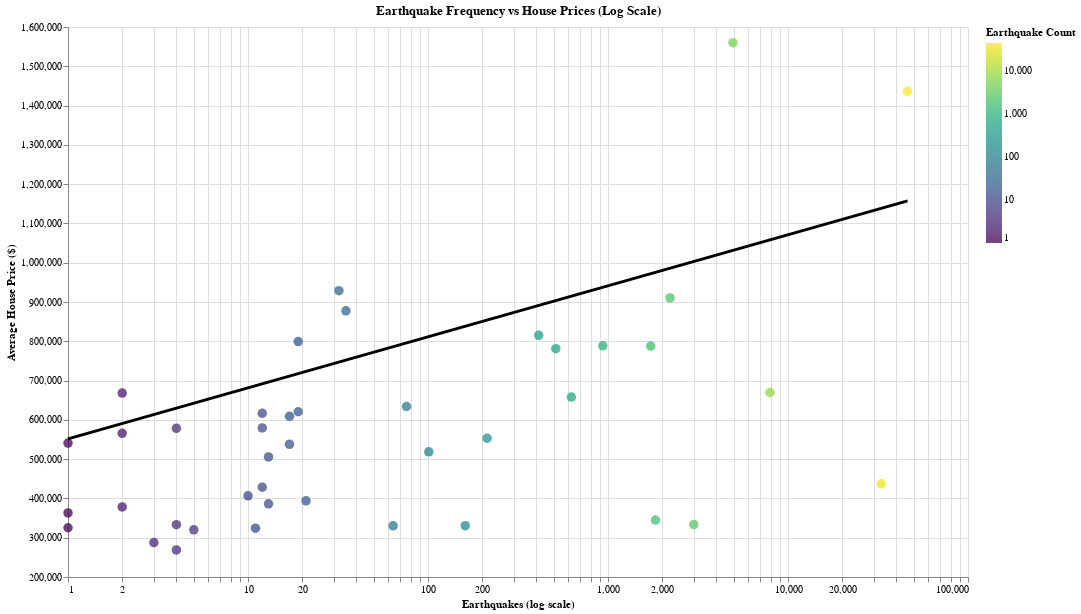

Source (notebook cell):
### Markdown cell above
## 🔎 Analyse de la Relation entre l’Activité Sismique et les Prix Immobiliers  
### Une visualisation combinant échelle logarithmique, intensité sismique et tendance générale

Cette visualisation explore comment le nombre de séismes dans un État américain est associé au prix médian de l’immobilier.  
Elle combine plusieurs éléments complémentaires :

- **Scatter plot** : chaque point représente un État pour l’année sélectionnée.  
- **Échelle logarithmique sur l’axe des X** : permet de visualiser correctement des niveaux de sismicité très différents (de 1 à plusieurs centaines).  
- **Couleur continue (Viridis)** : encode l’intensité des séismes, renforçant la lecture des variations.  
- **Regression Linéaire** : une tendance linéaire qui met en évidence la relation générale.  

L’objectif final est d’offrir une lecture claire, équilibrée et robuste de la relation potentielle entre l’activité sismique et les prix domiciliaires, malgré la grande variabilité des États.

### Code cell
# Filter out invalid values
df_corr = agg_state_year_chosen[
    (agg_state_year_chosen["n_earthquakes"] > 0) &
    (agg_state_year_chosen["avg_price"] > 0)
].copy()

# Ensure numeric
df_corr["n_earthquakes"] = pd.to_numeric(df_corr["n_earthquakes"], errors="coerce")
df_corr["avg_price"] = pd.to_numeric(df_corr["avg_price"], errors="coerce")

# Color scale
color_scale = alt.Scale(type="log", scheme="viridis")

scatter = (
    alt.Chart(df_corr)
    .mark_circle(size=90, opacity=0.75)
    .encode(
        x=alt.X("n_earthquakes:Q", title="Earthquakes (log scale)", scale=alt.Scale(type="log")),
        y=alt.Y("avg_price:Q", title="Average House Price ($)", scale=alt.Scale(zero=False)),
        color=alt.Color("n_earthquakes:Q", title="Earthquake Count", scale=color_scale,
                        legend=alt.Legend(labelExpr="datum.label")),
        tooltip=[
            alt.Tooltip("state:N"),
            alt.Tooltip("n_earthquakes:Q", title="Earthquakes"),
            alt.Tooltip("avg_price:Q", title="Avg Price ($)")
        ]
    )
)

smooth = (
    alt.Chart(df_corr)
    .transform_regression("n_earthquakes", "avg_price", method="linear")
    .mark_line(color="black", size=3)
    .encode(
        x=alt.X("n_earthquakes:Q", scale=alt.Scale(type="log")),
        y="avg_price:Q"
    )
)

correlation = (scatter + smooth).properties(
    width=900,
    height=550,
    title="Earthquake Frequency vs House Prices (Log Scale)"
)

correlation

### Figure 1 — Vega-Lite specification as saved in the notebook (floating-point values rounded to 4 significant figures)
{"config": {"view": {"continuousWidth": 300, "continuousHeight": 300}}, "layer": [{"mark": {"type": "circle", "opacity": 0.75, "size": 90}, "encoding": {"color": {"field": "n_earthquakes", "legend": {"labelExpr": "datum.label"}, "scale": {"scheme": "viridis", "type": "log"}, "title": "Earthquake Count", "type": "quantitative"}, "tooltip": [{"field": "state", "type": "nominal"}, {"field": "n_earthquakes", "title": "Earthquakes", "type": "quantitative"}, {"field": "avg_price", "title": "Avg Price ($)", "type": "quantitative"}], "x": {"field": "n_earthquakes", "scale": {"type": "log"}, "title": "Earthquakes (log scale)", "type": "quantitative"}, "y": {"field": "avg_price", "scale": {"zero": false}, "title": "Average House Price ($)", "type": "quantitative"}}}, {"mark": {"type": "line", "color": "black", "size": 3}, "encoding": {"x": {"field": "n_earthquakes", "scale": {"type": "log"}, "type": "quantitative"}, "y": {"field": "avg_price", "type": "quantitative"}}, "transform": [{"on": "n_earthquakes", "regression": "avg_price", "method": "linear"}]}], "data": {"name": "data-2e8964e44c16abbcbcf9358122234f57"}, "height": 550, "title": "Earthquake Frequency vs House Prices (Log Scale)", "width": 900, "$schema": "https://vega.github.io/schema/vega-lite/v5.20.1.json", "datasets": {"data-2e8964e44c16abbcbcf9358122234f57": [{"state": "Alabama", "state_fips": 1, "year": 2015, "n_earthquakes": 21.0, "avg_magnitude": 2.38, "max_magnitude": 3.5, "avg_depth": 2.761, "n_properties": 217.0, "avg_price": 393900.0, "median_price": 285000.0, "avg_bedrooms": 3.53, "avg_bathrooms": 2.719}, {"state": "Alaska", "state_fips": 2, "year": 2015, "n_earthquakes": 32970.0, "avg_magnitude": 1.569, "max_magnitude": 6.8, "avg_depth": 40.96, "n_properties": 24.0, "avg_price": 437300.0, "median_price": 372200.0, "avg_bedrooms": 3.333, "avg_bathrooms": 2.667}, {"state": "Arizona", "state_fips": 4, "year": 2015, "n_earthquakes": 76.0, "avg_magnitude": 1.918, "max_magnitude": 4.0, "avg_depth": 10.58, "n_properties": 749.0, "avg_price": 634000.0, "median_price": 460000.0, "avg_bedrooms": 3.192, "avg_bathrooms": 2.479}, {"state": "Arkansas", "state_fips": 5, "year": 2015, "n_earthquakes": 64.0, "avg_magnitude": 2.095, "max_magnitude": 2.98, "avg_depth": 5.324, "n_properties": 167.0, "avg_price": 330200.0, "median_price": 240000.0, "avg_bedrooms": 3.24, "avg_bathrooms": 2.371}, {"state": "California", "state_fips": 6, "year": 2015, "n_earthquakes": 46150.0, "avg_magnitude": 0.966, "max_magnitude": 5.72, "avg_depth": 5.768, "n_properties": 2420.0, "avg_price": 1437000.0, "median_price": 761200.0, "avg_bedrooms": 3.501, "avg_bathrooms": 2.879}, {"state": "Colorado", "state_fips": 8, "year": 2015, "n_earthquakes": 32.0, "avg_magnitude": 2.954, "max_magnitude": 3.9, "avg_depth": 3.545, "n_properties": 567.0, "avg_price": 928700.0, "median_price": 619500.0, "avg_bedrooms": 3.66, "avg_bathrooms": 3.039}, {"state": "Connecticut", "state_fips": 9, "year": 2015, "n_earthquakes": 19.0, "avg_magnitude": 1.618, "max_magnitude": 3.3, "avg_depth": 4.702, "n_properties": 244.0, "avg_price": 620600.0, "median_price": 387000.0, "avg_bedrooms": 3.627, "avg_bathrooms": 2.709}, {"state": "Georgia", "state_fips": 13, "year": 2015, "n_earthquakes": 13.0, "avg_magnitude": 2.616, "max_magnitude": 4.4, "avg_depth": 10.02, "n_properties": 437.0, "avg_price": 505700.0, "median_price": 387000.0, "avg_bedrooms": 3.73, "avg_bathrooms": 3.05}, {"state": "Hawaii", "state_fips": 15, "year": 2015, "n_earthquakes": 4944.0, "avg_magnitude": 1.427, "max_magnitude": 5.2, "avg_depth": 6.816, "n_properties": 137.0, "avg_price": 1560000.0, "median_price": 889000.0, "avg_bedrooms": 2.971, "avg_bathrooms": 2.46}, {"state": "Idaho", "state_fips": 16, "year": 2015, "n_earthquakes": 513.0, "avg_magnitude": 2.018, "max_magnitude": 5.0, "avg_depth": 7.825, "n_properties": 84.0, "avg_price": 781200.0, "median_price": 607000.0, "avg_bedrooms": 3.631, "avg_bathrooms": 2.452}, {"state": "Illinois", "state_fips": 17, "year": 2015, "n_earthquakes": 10.0, "avg_magnitude": 2.381, "max_magnitude": 3.4, "avg_depth": 12.32, "n_properties": 789.0, "avg_price": 406500.0, "median_price": 289000.0, "avg_bedrooms": 3.426, "avg_bathrooms": 2.63}, {"state": "Indiana", "state_fips": 18, "year": 2015, "n_earthquakes": 1.0, "avg_magnitude": 2.33, "max_magnitude": 2.33, "avg_depth": 16.75, "n_properties": 332.0, "avg_price": 325300.0, "median_price": 259900.0, "avg_bedrooms": 3.328, "avg_bathrooms": 2.416}, {"state": "Kansas", "state_fips": 20, "year": 2015, "n_earthquakes": 1835.0, "avg_magnitude": 1.966, "max_magnitude": 4.1, "avg_depth": 5.055, "n_properties": 159.0, "avg_price": 344900.0, "median_price": 300000.0, "avg_bedrooms": 3.629, "avg_bathrooms": 2.843}, {"state": "Kentucky", "state_fips": 21, "year": 2015, "n_earthquakes": 11.0, "avg_magnitude": 2.414, "max_magnitude": 2.82, "avg_depth": 14.11, "n_properties": 284.0, "avg_price": 324400.0, "median_price": 265000.0, "avg_bedrooms": 3.313, "avg_bathrooms": 2.412}, {"state": "Maine", "state_fips": 23, "year": 2015, "n_earthquakes": 35.0, "avg_magnitude": 1.726, "max_magnitude": 2.5, "avg_depth": 4.771, "n_properties": 23.0, "avg_price": 877500.0, "median_price": 379900.0, "avg_bedrooms": 3.522, "avg_bathrooms": 2.435}, {"state": "Maryland", "state_fips": 24, "year": 2015, "n_earthquakes": 1.0, "avg_magnitude": 1.91, "max_magnitude": 1.91, "avg_depth": 7.0, "n_properties": 444.0, "avg_price": 540800.0, "median_price": 419900.0, "avg_bedrooms": 3.626, "avg_bathrooms": 3.09}, {"state": "Massachusetts", "state_fips": 25, "year": 2015, "n_earthquakes": 2.0, "avg_magnitude": 1.65, "max_magnitude": 1.8, "avg_depth": 5.31, "n_properties": 12.0, "avg_price": 668200.0, "median_price": 498500.0, "avg_bedrooms": 3.917, "avg_bathrooms": 2.833}, {"state": "Michigan", "state_fips": 26, "year": 2015, "n_earthquakes": 4.0, "avg_magnitude": 3.075, "max_magnitude": 4.2, "avg_depth": 2.37, "n_properties": 508.0, "avg_price": 333300.0, "median_price": 229900.0, "avg_bedrooms": 3.425, "avg_bathrooms": 2.283}, {"state": "Minnesota", "state_fips": 27, "year": 2015, "n_earthquakes": 12.0, "avg_magnitude": 2.575, "max_magnitude": 2.8, "avg_depth": 0.0, "n_properties": 552.0, "avg_price": 428600.0, "median_price": 349900.0, "avg_bedrooms": 3.453, "avg_bathrooms": 2.498}, {"state": "Mississippi", "state_fips": 28, "year": 2015, "n_earthquakes": 5.0, "avg_magnitude": 2.884, "max_magnitude": 3.2, "avg_depth": 4.004, "n_properties": 65.0, "avg_price": 320000.0, "median_price": 279000.0, "avg_bedrooms": 3.492, "avg_bathrooms": 2.692}, {"state": "Missouri", "state_fips": 29, "year": 2015, "n_earthquakes": 161.0, "avg_magnitude": 1.778, "max_magnitude": 3.6, "avg_depth": 8.532, "n_properties": 370.0, "avg_price": 330600.0, "median_price": 263900.0, "avg_bedrooms": 3.235, "avg_bathrooms": 2.514}, {"state": "Montana", "state_fips": 30, "year": 2015, "n_earthquakes": 1727.0, "avg_magnitude": 0.9612, "max_magnitude": 3.5, "avg_depth": 7.589, "n_properties": 87.0, "avg_price": 787900.0, "median_price": 534900.0, "avg_bedrooms": 3.517, "avg_bathrooms": 2.598}, {"state": "Nebraska", "state_fips": 31, "year": 2015, "n_earthquakes": 3.0, "avg_magnitude": 3.367, "max_magnitude": 3.6, "avg_depth": 8.25, "n_properties": 158.0, "avg_price": 287700.0, "median_price": 250000.0, "avg_bedrooms": 3.348, "avg_bathrooms": 2.475}, {"state": "Nevada", "state_fips": 32, "year": 2015, "n_earthquakes": 7935.0, "avg_magnitude": 0.4986, "max_magnitude": 5.3, "avg_depth": 7.452, "n_properties": 106.0, "avg_price": 669600.0, "median_price": 517000.0, "avg_bedrooms": 3.321, "avg_bathrooms": 2.604}, {"state": "New Hampshire", "state_fips": 33, "year": 2015, "n_earthquakes": 17.0, "avg_magnitude": 1.676, "max_magnitude": 2.3, "avg_depth": 5.155, "n_properties": 43.0, "avg_price": 608900.0, "median_price": 489900.0, "avg_bedrooms": 3.395, "avg_bathrooms": 2.558}, {"state": "New Jersey", "state_fips": 34, "year": 2015, "n_earthquakes": 4.0, "avg_magnitude": 1.463, "max_magnitude": 2.6, "avg_depth": 6.755, "n_properties": 330.0, "avg_price": 578300.0, "median_price": 419000.0, "avg_bedrooms": 3.421, "avg_bathrooms": 2.633}, {"state": "New Mexico", "state_fips": 35, "year": 2015, "n_earthquakes": 13.0, "avg_magnitude": 2.992, "max_magnitude": 3.9, "avg_depth": 4.819, "n_properties": 100.0, "avg_price": 386200.0, "median_price": 299700.0, "avg_bedrooms": 3.39, "avg_bathrooms": 2.5}, {"state": "New York", "state_fips": 36, "year": 2015, "n_earthquakes": 19.0, "avg_magnitude": 1.443, "max_magnitude": 2.79, "avg_depth": 7.765, "n_properties": 756.0, "avg_price": 799200.0, "median_price": 359000.0, "avg_bedrooms": 3.783, "avg_bathrooms": 2.544}, {"state": "North Carolina", "state_fips": 37, "year": 2015, "n_earthquakes": 17.0, "avg_magnitude": 2.108, "max_magnitude": 2.67, "avg_depth": 3.299, "n_properties": 494.0, "avg_price": 537600.0, "median_price": 389900.0, "avg_bedrooms": 3.429, "avg_bathrooms": 2.84}, {"state": "Ohio", "state_fips": 39, "year": 2015, "n_earthquakes": 4.0, "avg_magnitude": 2.325, "max_magnitude": 2.6, "avg_depth": 8.0, "n_properties": 702.0, "avg_price": 268800.0, "median_price": 215000.0, "avg_bedrooms": 3.395, "avg_bathrooms": 2.352}, {"state": "Oklahoma", "state_fips": 40, "year": 2015, "n_earthquakes": 2997.0, "avg_magnitude": 2.787, "max_magnitude": 4.7, "avg_depth": 5.332, "n_properties": 320.0, "avg_price": 333500.0, "median_price": 243500.0, "avg_bedrooms": 3.366, "avg_bathrooms": 2.478}, {"state": "Oregon", "state_fips": 41, "year": 2015, "n_earthquakes": 626.0, "avg_magnitude": 1.326, "max_magnitude": 4.5, "avg_depth": 5.905, "n_properties": 462.0, "avg_price": 657900.0, "median_price": 542400.0, "avg_bedrooms": 3.312, "avg_bathrooms": 2.485}, {"state": "Pennsylvania", "state_fips": 42, "year": 2015, "n_earthquakes": 2.0, "avg_magnitude": 1.935, "max_magnitude": 2.64, "avg_depth": 1.65, "n_properties": 841.0, "avg_price": 378400.0, "median_price": 289000.0, "avg_bedrooms": 3.391, "avg_bathrooms": 2.44}, {"state": "Rhode Island", "state_fips": 44, "year": 2015, "n_earthquakes": 2.0, "avg_magnitude": 2.15, "max_magnitude": 2.3, "avg_depth": 12.32, "n_properties": 55.0, "avg_price": 565800.0, "median_price": 399000.0, "avg_bedrooms": 3.455, "avg_bathrooms": 2.309}, {"state": "South Carolina", "state_fips": 45, "year": 2015, "n_earthquakes": 12.0, "avg_magnitude": 1.534, "max_magnitude": 2.48, "avg_depth": 3.563, "n_properties": 300.0, "avg_price": 579300.0, "median_price": 399800.0, "avg_bedrooms": 3.49, "avg_bathrooms": 2.83}, {"state": "Tennessee", "state_fips": 47, "year": 2015, "n_earthquakes": 213.0, "avg_magnitude": 1.662, "max_magnitude": 3.5, "avg_depth": 9.585, "n_properties": 401.0, "avg_price": 553400.0, "median_price": 375000.0, "avg_bedrooms": 3.277, "avg_bathrooms": 2.631}, {"state": "Texas", "state_fips": 48, "year": 2015, "n_earthquakes": 101.0, "avg_magnitude": 2.581, "max_magnitude": 4.0, "avg_depth": 5.487, "n_properties": 2077.0, "avg_price": 518700.0, "median_price": 374900.0, "avg_bedrooms": 3.52, "avg_bathrooms": 2.792}, {"state": "Utah", "state_fips": 49, "year": 2015, "n_earthquakes": 936.0, "avg_magnitude": 1.328, "max_magnitude": 4.09, "avg_depth": 5.774, "n_properties": 239.0, "avg_price": 788500.0, "median_price": 575000.0, "avg_bedrooms": 4.594, "avg_bathrooms": 3.213}, {"state": "Vermont", "state_fips": 50, "year": 2015, "n_earthquakes": 1.0, "avg_magnitude": 1.4, "max_magnitude": 1.4, "avg_depth": 5.0, "n_properties": 38.0, "avg_price": 363000.0, "median_price": 340000.0, "avg_bedrooms": 3.737, "avg_bathrooms": 2.421}, {"state": "Virginia", "state_fips": 51, "year": 2015, "n_earthquakes": 12.0, "avg_magnitude": 2.022, "max_magnitude": 2.8, "avg_depth": 3.721, "n_properties": 542.0, "avg_price": 616600.0, "median_price": 486500.0, "avg_bedrooms": 3.688, "avg_bathrooms": 3.161}, {"state": "Washington", "state_fips": 53, "year": 2015, "n_earthquakes": 2211.0, "avg_magnitude": 0.9569, "max_magnitude": 4.2, "avg_depth": 9.18, "n_properties": 586.0, "avg_price": 910400.0, "median_price": 648500.0, "avg_bedrooms": 3.423, "avg_bathrooms": 2.541}, {"state": "Wyoming", "state_fips": 56, "year": 2015, "n_earthquakes": 412.0, "avg_magnitude": 2.34, "max_magnitude": 3.8, "avg_depth": 2.62, "n_properties": 33.0, "avg_price": 815200.0, "median_price": 360000.0, "avg_bedrooms": 3.455, "avg_bathrooms": 2.576}]}}
